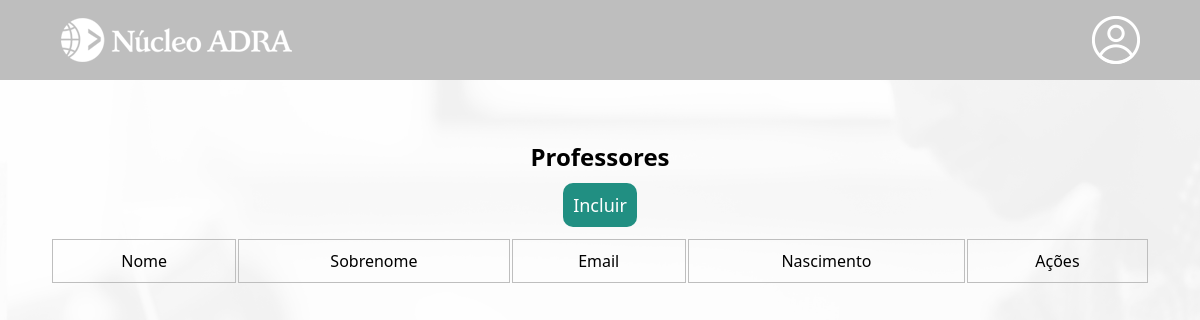
/institucional/professor/index.php, run on an earlier commit of the app's database.
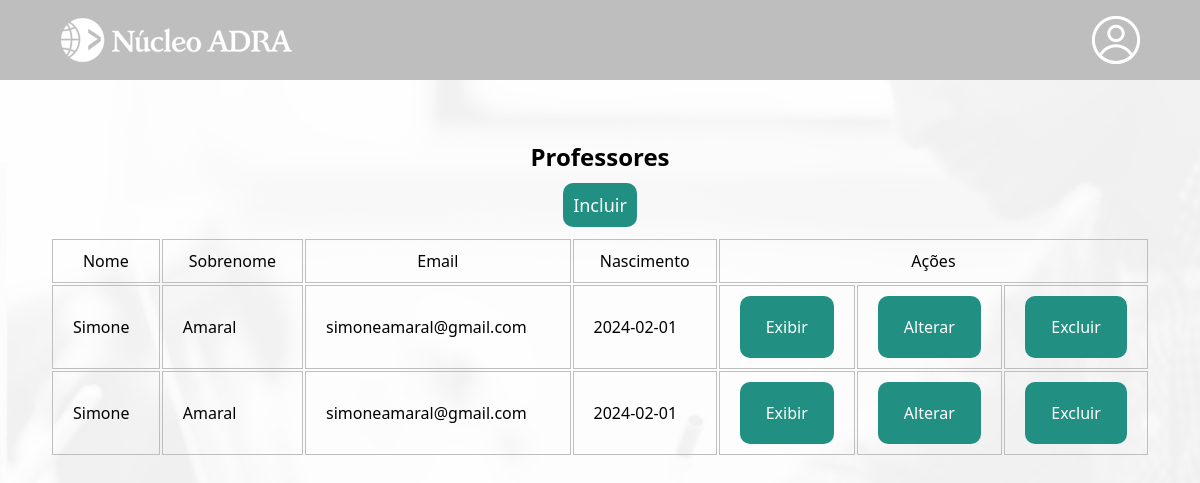
And on a later commit of the database.
### tables this page shows
CREATE TABLE IF NOT EXISTS `professor` (
  `id_professor` int UNSIGNED NOT NULL AUTO_INCREMENT,
  `nome` varchar(50) NOT NULL,
  `sobrenome` varchar(50) NOT NULL,
  `email` varchar(100) NOT NULL,
  `nascimento` date NOT NULL,
  `endereco_id` int UNSIGNED NOT NULL,
  PRIMARY KEY (`id_professor`),
  KEY `fk_professor_endereco1_idx` (`endereco_id`)
);

### institucional/professor/index.php (the view, shortened to what this page needs)
<?php
    require_once "../../util/config.php";
    $idAluno = $_GET['i'];
    $sql = "SELECT * FROM professor";
    $result = mysqli_query($link, $sql);
?>
<!DOCTYPE html>
<html lang="pt-br">
<head>
    <link rel="stylesheet" href="../../css/mural.css">
</head>
<body>
<header>
        <main>
            <div class="cabecalho-conteudo">
                <a href="../administrador.php?i=<?php echo $idAluno; ?>">
                <div id="logo" class="opcoes-nav">
                    <img src="../../imagens/nucleo-adra-branco-232x48.png" alt="logo-adra">
                </div>
                </a>
                <div id="perfil" class="opcoes-nav">
                </div>
            </div>
        </main>
    </header>
<div class="container-admin">
    <h2>Professores</h2>
    <p><a href="create.php?i=<?php echo $idAluno; ?>">Incluir</a></p>
    <table border="0" class="tabela-admin">
        <tr class="tabela-titulo">
            <td><center>Nome</center></td>
            <td><center>Sobrenome</center></td>
            <td><center>Email</center></td>
            <td><center>Nascimento</center></td>
            <td colspan="4"><center>Ações</center></td>
        </tr>
        <?php while($row = mysqli_fetch_array($result)){?>
        <tr class="tabela-linha">
            <td><?php echo($row['nome'])?></td>
            <td><?php echo($row['sobrenome'])?></td>
            <td><?php echo($row['email'])?></td>
            <td><?php echo($row['nascimento'])?></td>
            <td><?php echo('<a href="read.php?id='.$row['id_professor'].'&i='.$idAluno.'">Exibir</a>')?></td>
            <td><?php echo('<a href="update.php?id='.$row['id_professor'].'&i='.$idAluno.'">Alterar</a>')?></td>
            <td><?php echo('<a href="delete.php?id='.$row['id_professor'].'&i='.$idAluno.'">Excluir</a>')?></td>
        </tr>
        <?php } ?>
    </table>
    </div>
</body>
</html>

### css/mural.css (style rules this page uses)
* { padding: 0; margin: 0; box-sizing: border-box; font-family:'Segoe UI', Tahoma, Geneva, Verdana, sans-serif; }
body { background: url("../imagens/Professor-icone-branco.png") no-repeat center center fixed; background-size: cover; -webkit-background-size: cover; -moz-background-size: cover; -o-background-size: cover; }
header { height: 10vh; background-color: #bebebe; display: flex; align-items: center; justify-content: center; }
main div { color: white; font-size: 20px; display: flex; justify-content: space-between; align-items: center; }
.cabecalho-conteudo { margin: 0 auto; padding: 0; display: flex; width: 90vw; height: 48px; justify-content: space-between; align-items: center; }
.opcoes-nav { display: flex; gap: 50px; height: 10vh; }
main a { text-decoration: none; }
#logo { cursor: pointer; }
#perfil { cursor: pointer; width: 48px; height: 48px; background-image: url("../imagens/perfil-branco.png"); }
table { width: 100%; }
table td { border: 1px solid #bebebe; padding: 10px 20px; }
p { margin: 10px 0; font-size: 18px; }
.container-admin { padding: 50px; width: 100vw; display: flex; flex-direction: column; align-items: center; }
.container-admin a { cursor: pointer; background-color: #218f82; padding: 10px; border-radius: 10px; color: white; text-decoration: none; }
.tabela-linha a { padding: 20px; display: flex; flex-direction: column; align-items: center; text-decoration: none; background-color: #218f82; border-radius: 10px; }
.container-admin h2 { margin: 10px 0; }
.tabela-admin { margin-top: 10px; }

What changed in the data, as far as the page shows it:
added professor: nome "Simone", sobrenome "Amaral", email "simoneamaral@gmail.com", nascimento "2024-02-01"
added professor: nome "Simone", sobrenome "Amaral", email "simoneamaral@gmail.com", nascimento "2024-02-01"
